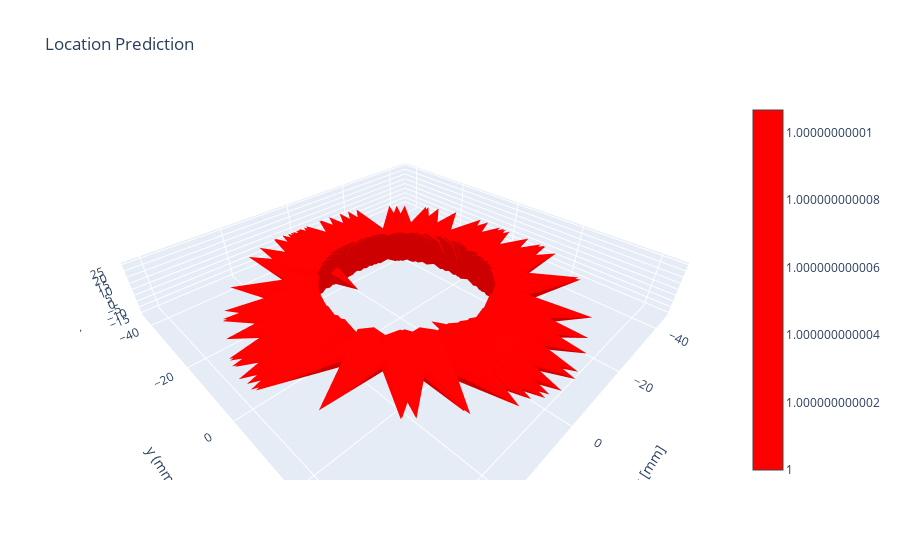

The notebook cell this image was saved under:
### Code cell
size = 10000

measured = go.Cone(x=locpred[:,0], y=locpred[:,1], z=locpred[:,2], u=anglepred[:,0], v=anglepred[:,1], w=anglepred[:,2], 
                             sizemode="absolute", sizeref=size, colorscale=[(0, 'red'), (1, 'red')])

calculated = go.Cone(x=locact[:,0], y=locact[:,1], z=locact[:,2], u=actang[:,0], v=actang[:,1], w=actang[:,2], 
                             sizemode="absolute", sizeref=0.01, colorscale=[(0, 'blue'), (1, 'blue')])

layout = go.Layout(title='Location Prediction', scene=dict(aspectmode='data', 
    xaxis_title='x [mm]', yaxis_title='y (mm)', zaxis_title='z (mm)'))
fig = go.Figure(data=[measured], layout=layout)

fig.show()
